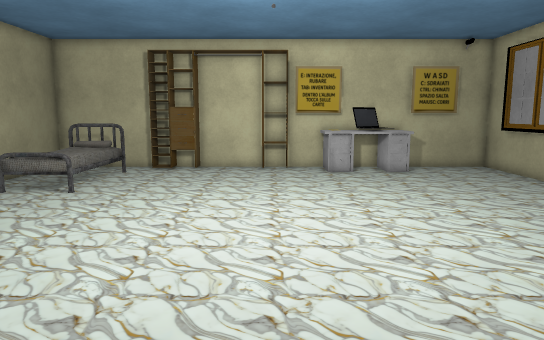
view 1 (above)

14 first-person views from a walk through a 3-D level made in the Unity game engine. The camera is 1.3 m above the floor, tilts 8° down and sees 70° across. The floor is counted in squares, 0.45 m on a side. Each view is taken from the middle of a square. On the plan, view 1 faces up. The plan holds only what a view shows up to about 20 squares ahead; the rest is blank. The player character is not drawn. Door leaves are left out, so doorways stand open.

view 2
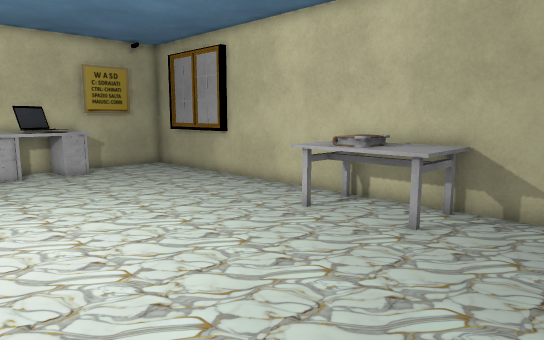

view 3
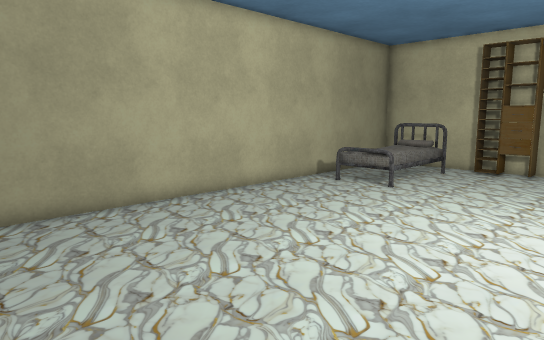

view 4
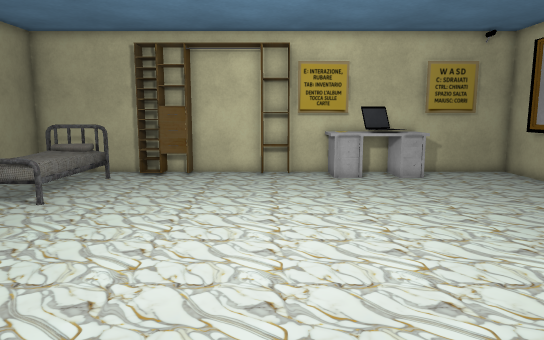

view 5
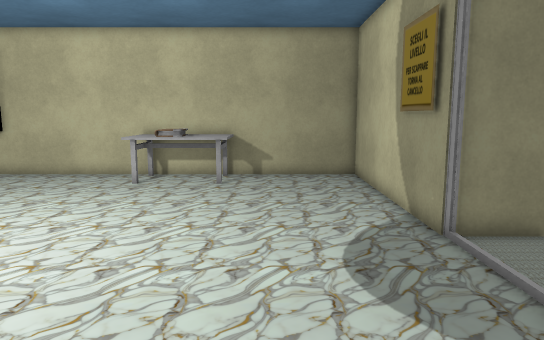

view 6
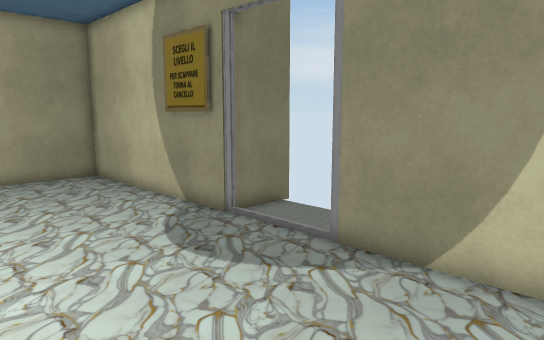

view 7
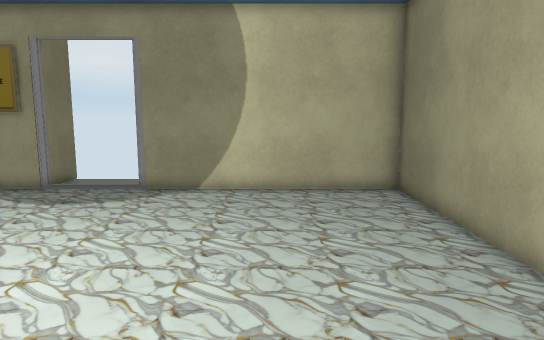

view 8
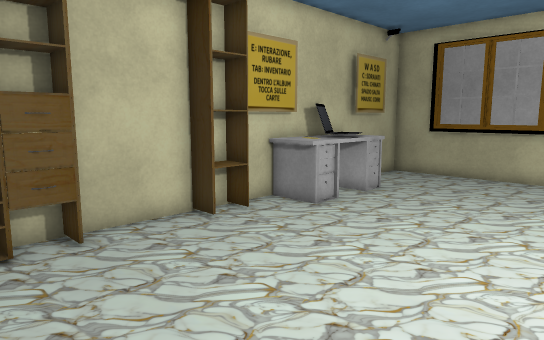

view 9
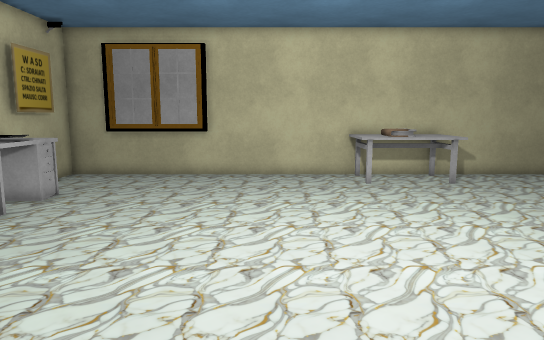

view 10
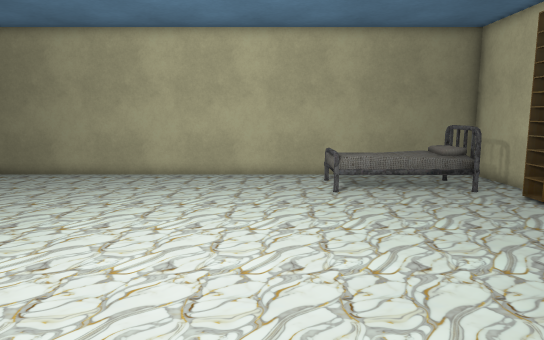

view 11
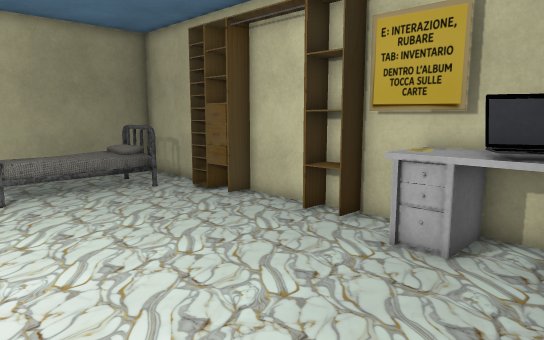

view 12
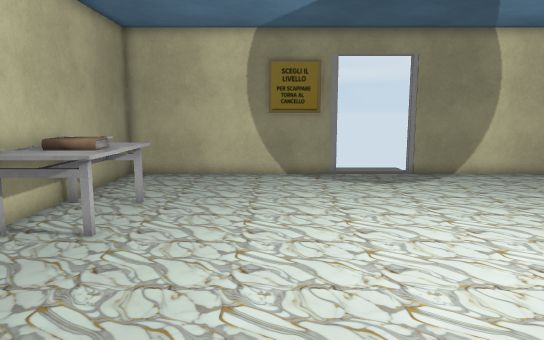

view 13
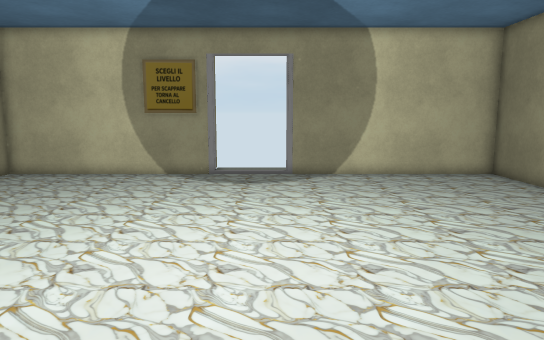

view 14
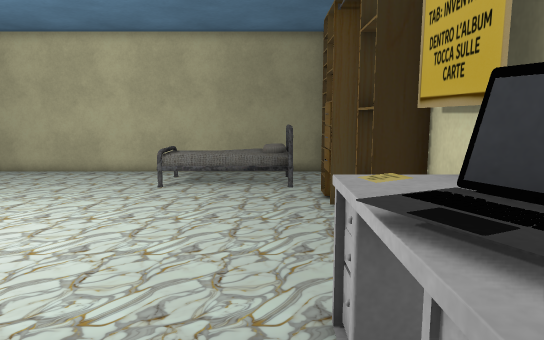

### Floor plan
Key: @ floor where view 1 was taken; # wall or solid block; x gap in a wall; . floor; D open door; = window, fence, low wall or low ledge; v drop or lower ground; B bed; E desk; T table; K books; S shelf; O other object.
Columns run from 12 left of view 1 to 12 right of it. Each row starts with its distance up from view 1.
 22 #########################
 21 #.....SSS..SSS EE##E   .#
 20 #.B=B..........#E##E....#
 19 #.=vB...................#
 18 #.O O...................#
 17 #.O O...................#
 16 #.OOO...................#
 15 #.OOO...................#
 14 #..vx...................#
 13 #.......................#
 12 #.......................#
 11 #.......................#
 10 #.......................#
  9 #.......................#
  8 #....................TTT#
  7 #....................TKK#
  6 #....................TKK#
  5 #....................TTT#
  4 #....................TTT#
  3 #.......................#
  2 #.......................#
  1 #.......................#
  0 #...........@...........#
 -1 #.......................#
 -2 ###########DDD###########
 -3            ...#
 -4            ...#
 -5               #

Where each view was taken, in squares from view 1:
view 1: 0 up, 0 right, facing up
view 2: 0 up, 0 right, facing up-right
view 3: 0 up, 0 right, facing up-left
view 4: 2 up, 0 right, facing up
view 5: 2 up, 7 left, facing right
view 6: 5 up, 7 left, facing down-right
view 7: 13 up, 7 left, facing down
view 8: 12 up, 7 left, facing up-right
view 9: 12 up, 7 left, facing right
view 10: 12 up, 7 right, facing left
view 11: 12 up, 7 right, facing up-left
view 12: 17 up, 5 right, facing down
view 13: 17 up, 1 left, facing down
view 14: 19 up, 8 right, facing left
